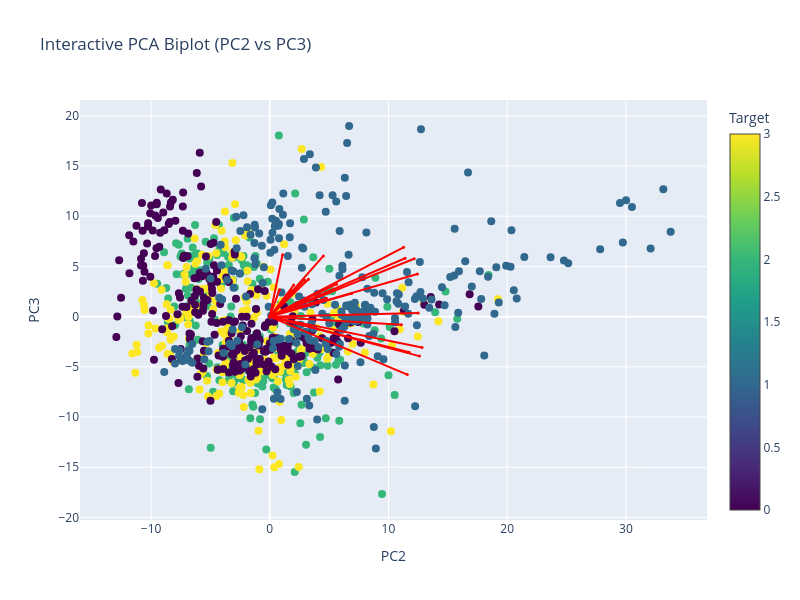

The notebook cell saved with this chart:
### Markdown cell above
## PC2-PC3

### Code cell
interactive_PCA_biplot(score=x_new, 
                       coeff=pca.components_.T, 
                       labels=df_clean.columns[:-1], 
                       y=y,
                       selected_vars=selected_vars, 
                       pc_indices=(1, 2))

### Figure 1 — Plotly figure (JSON) as saved in the notebook; plotly's stock layout.template omitted (floating-point values rounded to 4 significant figures; data arrays with more than 128 entries replaced by an {"elided": "..."} marker saying what was removed)
{"data": [{"hoverinfo": "text", "marker": {"color": {"elided": "972 int values"}, "colorbar": {"title": {"text": "Target"}}, "colorscale": [[0, "#440154"], [0.1111, "#482878"], [0.2222, "#3e4989"], [0.3333, "#31688e"], [0.4444, "#26828e"], [0.5556, "#1f9e89"], [0.6667, "#35b779"], [0.7778, "#6ece58"], [0.8889, "#b5de2b"], [1, "#fde725"]], "showscale": true, "size": 8}, "mode": "markers", "name": "Samples", "text": {"elided": "972 str values"}, "type": "scatter", "x": {"elided": "972 float values"}, "y": {"elided": "972 float values"}}, {"hoverinfo": "text", "hovertext": "RIGHT_INDEX_speed_Gmean", "line": {"color": "red"}, "marker": {"size": 3}, "mode": "lines+markers", "type": "scatter", "x": [0, 1.077], "y": [0, 6.163]}, {"hoverinfo": "text", "hovertext": "RIGHT_ELBOW_speed_integral", "line": {"color": "red"}, "marker": {"size": 3}, "mode": "lines+markers", "type": "scatter", "x": [0, 11.27], "y": [0, 6.903]}, {"hoverinfo": "text", "hovertext": "LEFT_INDEX_speed_integral", "line": {"color": "red"}, "marker": {"size": 3}, "mode": "lines+markers", "type": "scatter", "x": [0, 12.61], "y": [0, -3.933]}, {"hoverinfo": "text", "hovertext": "LEFT_ELBOW_speed_integral", "line": {"color": "red"}, "marker": {"size": 3}, "mode": "lines+markers", "type": "scatter", "x": [0, 12.5], "y": [0, 0.3627]}, {"hoverinfo": "text", "hovertext": "LEFT_WRIST_speed_integral", "line": {"color": "red"}, "marker": {"size": 3}, "mode": "lines+markers", "type": "scatter", "x": [0, 12.82], "y": [0, -3.078]}, {"hoverinfo": "text", "hovertext": "total_arm_speed_Gmean", "line": {"color": "red"}, "marker": {"size": 3}, "mode": "lines+markers", "type": "scatter", "x": [0, 4.768], "y": [0, 1.841]}, {"hoverinfo": "text", "hovertext": "total_arm_speed_peak_mean", "line": {"color": "red"}, "marker": {"size": 3}, "mode": "lines+markers", "type": "scatter", "x": [0, 5.624], "y": [0, 3.232]}, {"hoverinfo": "text", "hovertext": "total_arm_speed_integral", "line": {"color": "red"}, "marker": {"size": 3}, "mode": "lines+markers", "type": "scatter", "x": [0, 12.44], "y": [0, 4.243]}, {"hoverinfo": "text", "hovertext": "total_arm_jerk_Gmean", "line": {"color": "red"}, "marker": {"size": 3}, "mode": "lines+markers", "type": "scatter", "x": [0, 0.8205], "y": [0, 2.688]}, {"hoverinfo": "text", "hovertext": "total_arm_jerk_peak_mean", "line": {"color": "red"}, "marker": {"size": 3}, "mode": "lines+markers", "type": "scatter", "x": [0, 2.017], "y": [0, 3.147]}, {"hoverinfo": "text", "hovertext": "total_arm_jerk_integral", "line": {"color": "red"}, "marker": {"size": 3}, "mode": "lines+markers", "type": "scatter", "x": [0, 11.4], "y": [0, 5.816]}, {"hoverinfo": "text", "hovertext": "total_arm_acceleration_Gmean", "line": {"color": "red"}, "marker": {"size": 3}, "mode": "lines+markers", "type": "scatter", "x": [0, 1.793], "y": [0, 2.612]}, {"hoverinfo": "text", "hovertext": "total_arm_acceleration_Gstd", "line": {"color": "red"}, "marker": {"size": 3}, "mode": "lines+markers", "type": "scatter", "x": [0, 2.924], "y": [0, 3.644]}, {"hoverinfo": "text", "hovertext": "total_arm_acceleration_peak_mean", "line": {"color": "red"}, "marker": {"size": 3}, "mode": "lines+markers", "type": "scatter", "x": [0, 3.257], "y": [0, 3.727]}, {"hoverinfo": "text", "hovertext": "total_arm_acceleration_integral", "line": {"color": "red"}, "marker": {"size": 3}, "mode": "lines+markers", "type": "scatter", "x": [0, 12.16], "y": [0, 5.761]}, {"hoverinfo": "text", "hovertext": "lwrist_nose_integral", "line": {"color": "red"}, "marker": {"size": 3}, "mode": "lines+markers", "type": "scatter", "x": [0, 4.517], "y": [0, 6.051]}, {"hoverinfo": "text", "hovertext": "lwrist_rhip_ts_range", "line": {"color": "red"}, "marker": {"size": 3}, "mode": "lines+markers", "type": "scatter", "x": [0, 11.59], "y": [0, -5.773]}, {"hoverinfo": "text", "hovertext": "lwrist_lhip_ts_range", "line": {"color": "red"}, "marker": {"size": 3}, "mode": "lines+markers", "type": "scatter", "x": [0, 11.74], "y": [0, -3.538]}, {"hoverinfo": "text", "hovertext": "rwrist_rshoulder_integral", "line": {"color": "red"}, "marker": {"size": 3}, "mode": "lines+markers", "type": "scatter", "x": [0, 6.896], "y": [0, 2.292]}, {"hoverinfo": "text", "hovertext": "left_arm_flex_ts_range", "line": {"color": "red"}, "marker": {"size": 3}, "mode": "lines+markers", "type": "scatter", "x": [0, 11.09], "y": [0, -0.7969]}], "layout": {"height": 600, "hovermode": "closest", "showlegend": false, "title": {"text": "Interactive PCA Biplot (PC2 vs PC3)"}, "width": 800, "xaxis": {"title": {"text": "PC2"}}, "yaxis": {"title": {"text": "PC3"}}}}
